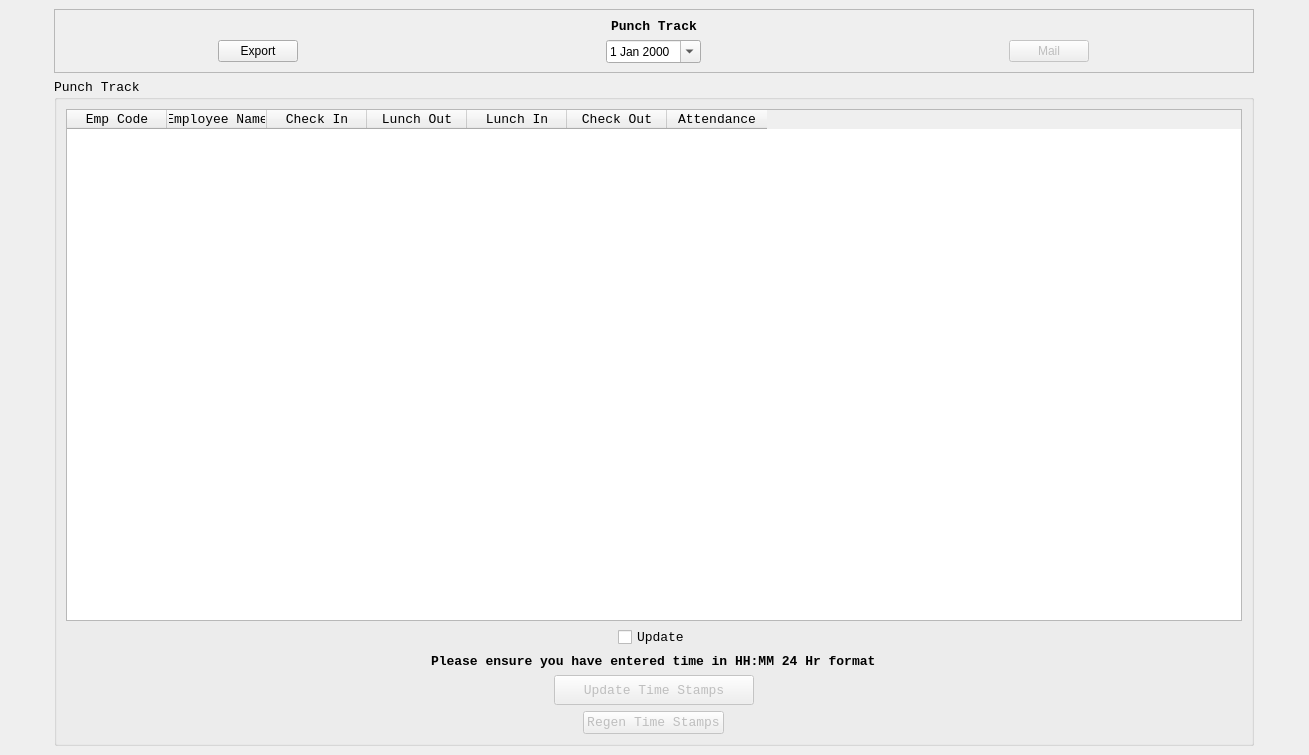
<?xml version="1.0" encoding="UTF-8"?>
<ui version="4.0">
 <class>MWin_PunchTrack</class>
 <widget class="QMainWindow" name="MWin_PunchTrack">
  <property name="geometry">
   <rect>
    <x>0</x>
    <y>0</y>
    <width>1309</width>
    <height>755</height>
   </rect>
  </property>
  <property name="windowTitle">
   <string>MainWindow</string>
  </property>
  <property name="styleSheet">
   <string notr="true">font: 10pt &quot;Courier New&quot;;</string>
  </property>
  <widget class="QWidget" name="CWin_PunchTrack">
   <layout class="QGridLayout" name="gridLayout_3">
    <item row="0" column="0" alignment="Qt::AlignHCenter">
     <widget class="QFrame" name="NEX_frame">
      <property name="minimumSize">
       <size>
        <width>1200</width>
        <height>0</height>
       </size>
      </property>
      <property name="frameShape">
       <enum>QFrame::StyledPanel</enum>
      </property>
      <property name="frameShadow">
       <enum>QFrame::Raised</enum>
      </property>
      <layout class="QGridLayout" name="gridLayout_2">
       <item row="0" column="1">
        <widget class="QLabel" name="NEX_Title">
         <property name="font">
          <font>
           <family>Courier New</family>
           <pointsize>10</pointsize>
           <weight>50</weight>
           <italic>false</italic>
           <bold>false</bold>
          </font>
         </property>
         <property name="text">
          <string>&lt;html&gt;&lt;head/&gt;&lt;body&gt;&lt;p align=&quot;center&quot;&gt;&lt;span style=&quot; font-weight:600;&quot;&gt;Punch Track&lt;/span&gt;&lt;/p&gt;&lt;/body&gt;&lt;/html&gt;</string>
         </property>
        </widget>
       </item>
       <item row="1" column="0" alignment="Qt::AlignHCenter">
        <widget class="QPushButton" name="IQPB_Export">
         <property name="text">
          <string>Export</string>
         </property>
        </widget>
       </item>
       <item row="1" column="2" alignment="Qt::AlignHCenter">
        <widget class="QPushButton" name="IQPB_Mail">
         <property name="enabled">
          <bool>false</bool>
         </property>
         <property name="text">
          <string>Mail</string>
         </property>
        </widget>
       </item>
       <item row="1" column="1" alignment="Qt::AlignHCenter">
        <widget class="QDateEdit" name="IQDE_Date">
         <property name="calendarPopup">
          <bool>true</bool>
         </property>
        </widget>
       </item>
      </layout>
     </widget>
    </item>
    <item row="1" column="0" alignment="Qt::AlignHCenter">
     <widget class="QGroupBox" name="NEX_PunchTrack">
      <property name="minimumSize">
       <size>
        <width>1200</width>
        <height>0</height>
       </size>
      </property>
      <property name="font">
       <font>
        <family>Courier New</family>
        <pointsize>10</pointsize>
       </font>
      </property>
      <property name="title">
       <string>Punch Track</string>
      </property>
      <layout class="QGridLayout" name="gridLayout">
       <item row="5" column="0" alignment="Qt::AlignHCenter">
        <widget class="QLabel" name="NEX_Note">
         <property name="font">
          <font>
           <family>Courier New</family>
           <pointsize>10</pointsize>
           <weight>50</weight>
           <italic>false</italic>
           <bold>false</bold>
          </font>
         </property>
         <property name="text">
          <string>&lt;html&gt;&lt;head/&gt;&lt;body&gt;&lt;p&gt;&lt;span style=&quot; font-weight:600;&quot;&gt;Please ensure you have entered time in HH:MM 24 Hr format&lt;/span&gt;&lt;/p&gt;&lt;/body&gt;&lt;/html&gt;</string>
         </property>
        </widget>
       </item>
       <item row="1" column="0" alignment="Qt::AlignHCenter">
        <widget class="QCheckBox" name="IQC_Update">
         <property name="text">
          <string>Update</string>
         </property>
        </widget>
       </item>
       <item row="0" column="0">
        <widget class="QTableWidget" name="OQTB_PunchTrack">
         <column>
          <property name="text">
           <string>Emp Code</string>
          </property>
         </column>
         <column>
          <property name="text">
           <string>Employee Name</string>
          </property>
         </column>
         <column>
          <property name="text">
           <string>Check In</string>
          </property>
         </column>
         <column>
          <property name="text">
           <string>Lunch Out</string>
          </property>
         </column>
         <column>
          <property name="text">
           <string>Lunch In</string>
          </property>
         </column>
         <column>
          <property name="text">
           <string>Check Out</string>
          </property>
         </column>
         <column>
          <property name="text">
           <string>Attendance</string>
          </property>
         </column>
        </widget>
       </item>
       <item row="7" column="0" alignment="Qt::AlignHCenter">
        <widget class="QPushButton" name="IQPB_Regen">
         <property name="enabled">
          <bool>false</bool>
         </property>
         <property name="maximumSize">
          <size>
           <width>250</width>
           <height>30</height>
          </size>
         </property>
         <property name="text">
          <string>Regen Time Stamps</string>
         </property>
        </widget>
       </item>
       <item row="6" column="0" alignment="Qt::AlignHCenter">
        <widget class="QPushButton" name="IQPB_Update">
         <property name="enabled">
          <bool>false</bool>
         </property>
         <property name="minimumSize">
          <size>
           <width>200</width>
           <height>30</height>
          </size>
         </property>
         <property name="maximumSize">
          <size>
           <width>250</width>
           <height>30</height>
          </size>
         </property>
         <property name="text">
          <string>Update Time Stamps</string>
         </property>
        </widget>
       </item>
      </layout>
     </widget>
    </item>
   </layout>
  </widget>
 </widget>
 <resources/>
 <connections/>
</ui>
